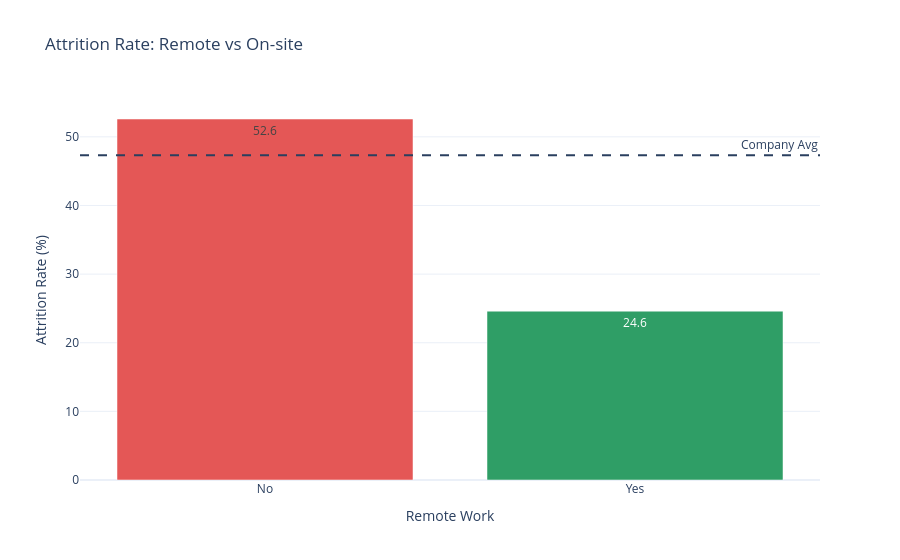

The notebook cell saved with this chart:
### Markdown cell above
### Q3 · Remote Work
Assessing the retention benefit of remote work while acknowledging its current adoption scale.

### Code cell
remote_stats = rate_table(df, "remote_work")
remote_yes_rate = remote_stats[remote_stats["remote_work"] == "Yes"]["rate"].values[0]
remote_no_rate = remote_stats[remote_stats["remote_work"] == "No"]["rate"].values[0]
remote_pop = (df["remote_work"] == "Yes").mean() * 100

fig = px.bar(remote_stats, x="remote_work", y="rate", color="remote_work", text_auto='.1f',
             title="Attrition Rate: Remote vs On-site",
             labels=LABELS, color_discrete_map={"Yes": "#2f9e66", "No": "#E45756"})
fig.add_hline(y=company_avg, line_dash="dash", annotation_text="Company Avg")
fig.update_layout(template=TEMPLATE, showlegend=False)
fig.show()

show_answer(
    "Q3", "Remote Work Effectiveness",
    f"Remote work appears protective (attrition rate: {remote_yes_rate:.1f}%), but it only applies to {remote_pop:.1f}% of staff.",
    "Pilot expanded remote/hybrid options for high-attrition roles to validate if it reduces turnover at scale."
)

### Figure 1 — Plotly figure (JSON) as saved in the notebook; plotly's stock layout.template omitted (floating-point values rounded to 4 significant figures)
{"data": [{"hovertemplate": "Remote Work=%{x}<br>Attrition Rate (%)=%{y}<extra></extra>", "legendgroup": "No", "marker": {"color": "#E45756", "pattern": {"shape": ""}}, "name": "No", "orientation": "v", "showlegend": true, "textposition": "auto", "texttemplate": "%{y:.1f}", "type": "bar", "x": ["No"], "xaxis": "x", "y": [52.6], "yaxis": "y"}, {"hovertemplate": "Remote Work=%{x}<br>Attrition Rate (%)=%{y}<extra></extra>", "legendgroup": "Yes", "marker": {"color": "#2f9e66", "pattern": {"shape": ""}}, "name": "Yes", "orientation": "v", "showlegend": true, "textposition": "auto", "texttemplate": "%{y:.1f}", "type": "bar", "x": ["Yes"], "xaxis": "x", "y": [24.6], "yaxis": "y"}], "layout": {"annotations": [{"showarrow": false, "text": "Company Avg", "x": 1, "xanchor": "right", "xref": "x domain", "y": 47.3, "yanchor": "bottom", "yref": "y"}], "barmode": "relative", "legend": {"title": {"text": "Remote Work"}, "tracegroupgap": 0}, "shapes": [{"line": {"dash": "dash"}, "type": "line", "x0": 0, "x1": 1, "xref": "x domain", "y0": 47.3, "y1": 47.3, "yref": "y"}], "showlegend": false, "title": {"text": "Attrition Rate: Remote vs On-site"}, "xaxis": {"anchor": "y", "categoryarray": ["No", "Yes"], "categoryorder": "array", "domain": [0, 1], "title": {"text": "Remote Work"}}, "yaxis": {"anchor": "x", "domain": [0, 1], "title": {"text": "Attrition Rate (%)"}}}}
